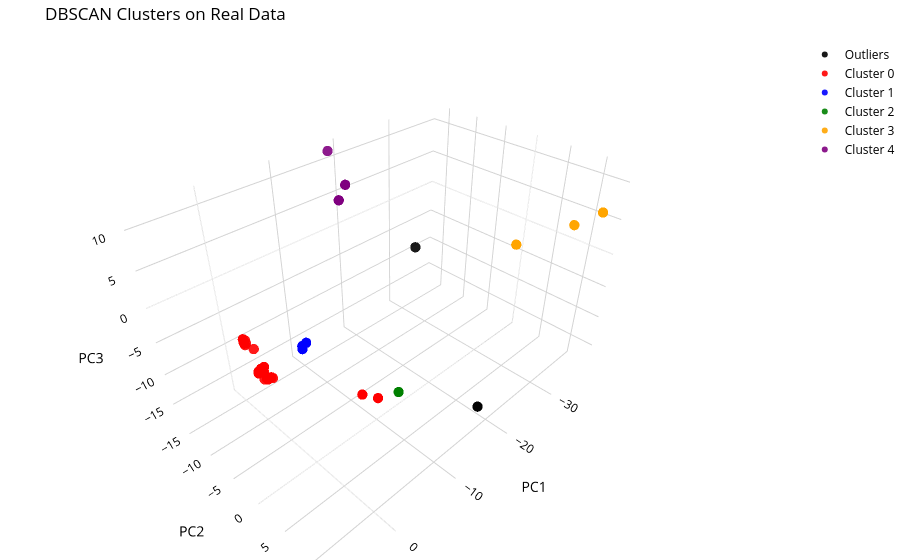

Notebook code for this chart:
### Code cell
# Visualize DBSCAN clusters
fig = go.Figure()

colors = ['red', 'blue', 'green', 'orange', 'purple', 'pink', 'cyan', 'yellow']

for label in sorted(set(labels)):
    mask = labels == label
    name = f'Cluster {label}' if label != -1 else 'Outliers'
    color = 'black' if label == -1 else colors[label % len(colors)]
    fig.add_trace(go.Scatter3d(
        x=points[mask, 0], y=points[mask, 1], z=points[mask, 2],
        mode='markers',
        name=name,
        marker=dict(size=6, color=color, opacity=0.9)
    ))

fig.update_layout(
    title='DBSCAN Clusters on Real Data',
    scene=dict(
        xaxis_title='PC1', yaxis_title='PC2', zaxis_title='PC3',
        bgcolor='white',
        xaxis=dict(backgroundcolor='white', gridcolor='lightgrey', color='black'),
        yaxis=dict(backgroundcolor='white', gridcolor='lightgrey', color='black'),
        zaxis=dict(backgroundcolor='white', gridcolor='lightgrey', color='black'),
    ),
    paper_bgcolor='white',
    font=dict(color='black'),
    margin=dict(l=0, r=0, t=40, b=0)
)

fig.show()
